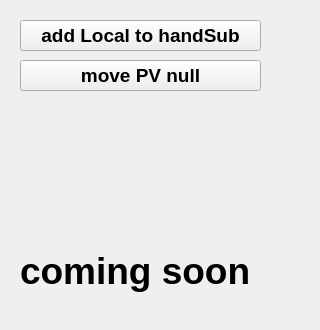
    <widget class="QWidget" name="extra_tab">
     <attribute name="title">
      <string>extra</string>
     </attribute>
     <widget class="QLabel" name="quad_temp_LAB_3">
      <property name="geometry">
       <rect>
        <x>20</x>
        <y>220</y>
        <width>291</width>
        <height>101</height>
       </rect>
      </property>
      <property name="font">
       <font>
        <pointsize>28</pointsize>
        <weight>75</weight>
        <bold>true</bold>
       </font>
      </property>
      <property name="text">
       <string>coming soon</string>
      </property>
     </widget>
     <widget class="QPushButton" name="add_LS_for_human_BTN">
      <property name="geometry">
       <rect>
        <x>20</x>
        <y>20</y>
        <width>241</width>
        <height>31</height>
       </rect>
      </property>
      <property name="font">
       <font>
        <pointsize>14</pointsize>
        <weight>75</weight>
        <bold>true</bold>
       </font>
      </property>
      <property name="text">
       <string>add Local to handSub</string>
      </property>
     </widget>
     <widget class="QPushButton" name="movePVnull_BTN">
      <property name="geometry">
       <rect>
        <x>20</x>
        <y>60</y>
        <width>241</width>
        <height>31</height>
       </rect>
      </property>
      <property name="font">
       <font>
        <pointsize>14</pointsize>
        <weight>75</weight>
        <bold>true</bold>
       </font>
      </property>
      <property name="text">
       <string>move PV null</string>
      </property>
     </widget>
    </widget>
